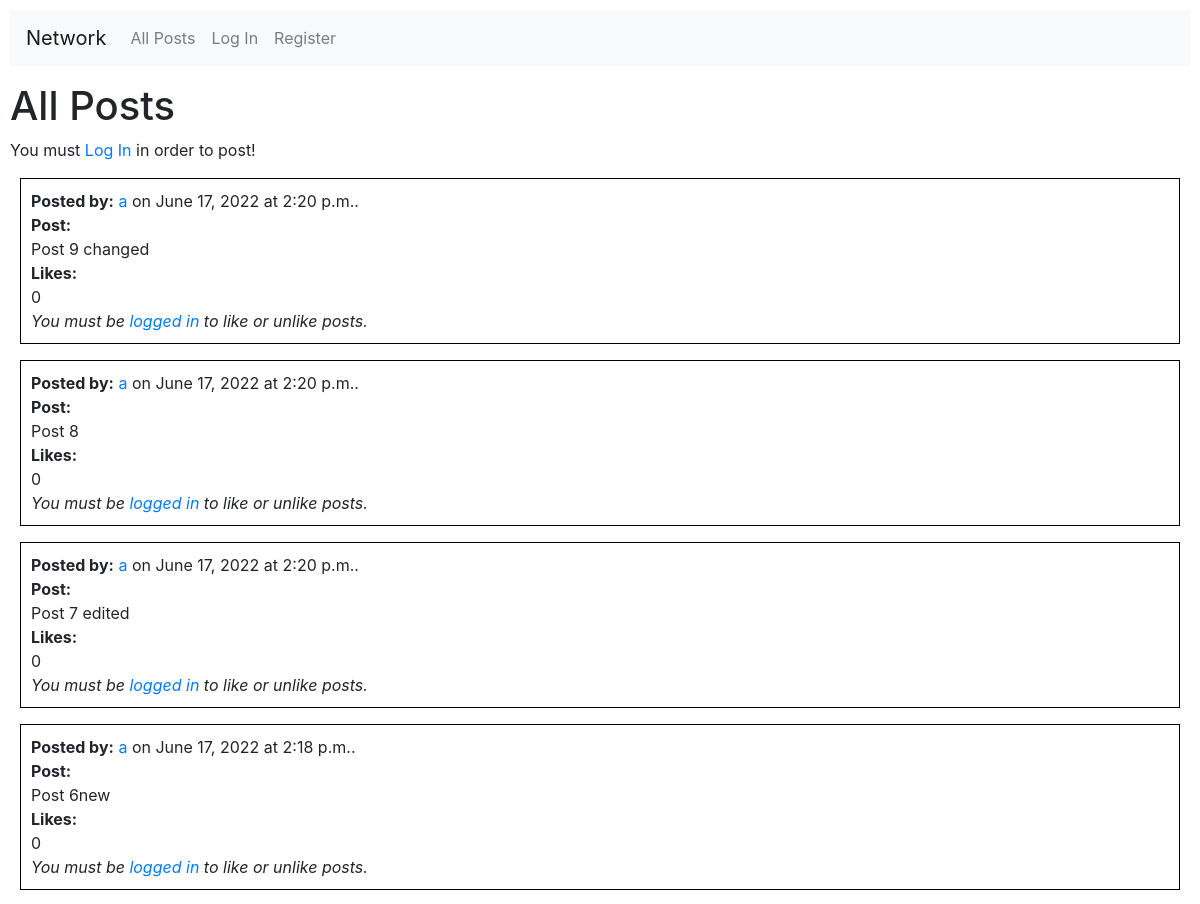
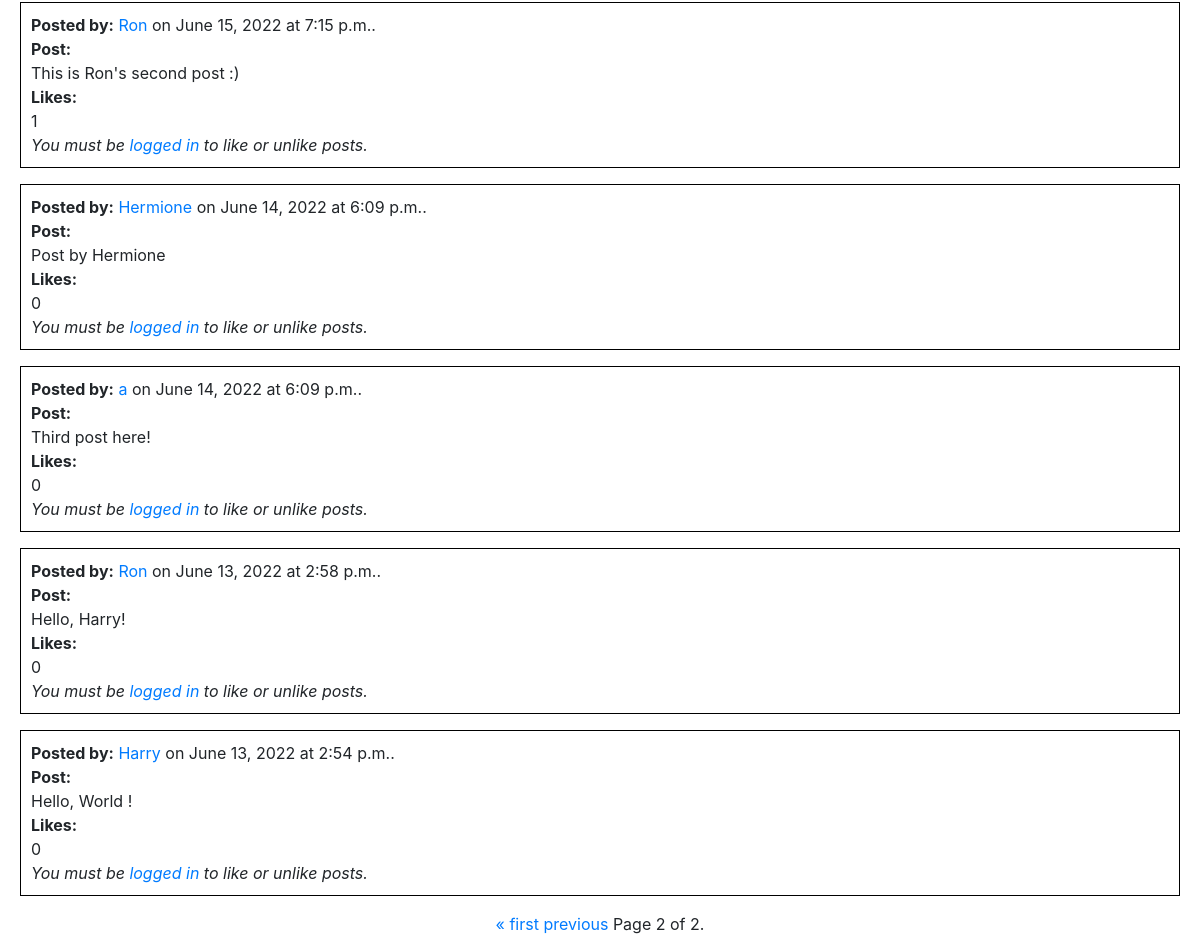
Screenshot of /?page=2 with the database file from the repository (2 pictures, top to bottom).
### network/models.py (models this page shows, shortened)
class Post(models.Model):
    userid = models.ForeignKey(User, on_delete=models.CASCADE, related_name="user")
    post = models.TextField(max_length=500)
    datetime = models.DateTimeField(default=datetime.now)
    likes = models.IntegerField(default=0)

class User(AbstractUser):
    pass

### network/views.py (the view)
# urls.py: path("", views.index, name="index"),
def index(request):
    user = request.user
    if request.method == "POST":
        posted = request.POST["posted"]
        user = request.user
        post = posted
        now = datetime.now()
        likes = 0
        newpost = Post(userid=user, post=post, datetime=now, likes=likes)
        newpost.save()
        posts = Post.objects.all().order_by('-id')
        paginator = Paginator(posts, 10) # test Paginator with 10 per page
        page_number = request.GET.get('page')
        page_obj = paginator.get_page(page_number)
        if request.user.is_authenticated:
            postslikedbyuser = Like.objects.filter(likedby=user).values_list('postid', flat=True)
        else:
            postslikedbyuser = None
        return render(request, "network/index.html", {
            "posts": posts,
            "page_obj": page_obj,
            "postslikedbyuser": postslikedbyuser
        })
    else:
        posts = Post.objects.all().order_by('-id')
        paginator = Paginator(posts, 10) # test Paginator with 10 per page
        page_number = request.GET.get('page')
        page_obj = paginator.get_page(page_number)
        if request.user.is_authenticated:
            postslikedbyuser = Like.objects.filter(likedby=user).values_list('postid', flat=True)
        else:
            postslikedbyuser = None
        return render(request, "network/index.html", {
            "posts": posts,
            "page_obj": page_obj,
            "postslikedbyuser": postslikedbyuser
        })

### network/templates/network/index.html (shortened to what this page needs)
{% extends "network/layout.html" %}
{% block body %}
    <h1>All Posts</h1>
    {% if user.is_authenticated %}
    <div class="subdiv">
        <h3>New Post</h3>
        <form action="{% url 'index' %}" method="post" >
            {% csrf_token %}
            <textarea class="form-control" name="posted" rows="3" required></textarea >
            <p></p>
            <button type="submit" class="btn btn-dark mb-2">Post</button>
        </form>
    </div>
    {% else %}
    <div>
        You must <a href="{% url 'login' %}">Log In</a> in order to post!
    </div>
    {% endif %}
    {% for post in page_obj %}
    <div id="{{post.id}}" class="subdiv">
        <b>Posted by:</b> <a href="{% url 'profile_page' post.userid.username %}">{{ post.userid.username }}</a>
        on {{ post.datetime.date }}
        at {{ post.datetime.time }}.
        <br>
        <b>Post:</b>
        <div id="post{{post.id}}">{{ post.post }}</div>
        <b>Likes:</b >
        <div id="likecount{{post.id}}">{{ post.likes }}</div>
        {% if user.is_authenticated %}
            {% if post.id in postslikedbyuser %}
                <button id="buttonlike{{post.id}}" onclick="deletelike({{post.id}})" class="buttonedit btn btn-secondary mb-2">Unlike Post</button>
            {% else %}
                <button id="buttonlike{{post.id}}" onclick="addlike({{post.id}})" class="buttonedit btn btn-primary mb-2">Like Post</button>
            {% endif %}
        {% else %}
            <i>You must be <a href="{% url 'login' %}">logged in</a> to like or unlike posts.</i>
        {% endif %}
        <br>
    </div>
    {% empty %}
        We haven't found any post, yet!
        <p></p>
    {% endfor %}
    <nav aria-label="Page navigation example">
        <div class="pagination justify-content-center pagination-lg">
            <span class="step-links">
                {% if page_obj.has_previous %}
                    <a href="?page=1">&laquo; first</a>
                    <a href="?page={{ page_obj.previous_page_number }}">previous</a>
                {% endif %}
                <span class="current">
                    Page {{ page_obj.number }} of {{ page_obj.paginator.num_pages }}.
                </span>
            </span>
        </div>
    </nav>
{% endblock %}

### network/static/network/styles.css (style rules this page uses)
body { padding: 10px; }
.subdiv { border: black; border-width: 1px; border-style: solid; margin: 10px; padding: 10px; }

### rows the page displays
Post: userid.username "a", datetime "June 17, 2022", datetime.time "2:20 p.m.", post "Post 9 changed", likes "0"
Post: userid.username "a", datetime "June 17, 2022", datetime.time "2:20 p.m.", post "Post 8", likes "0"
Post: userid.username "a", datetime "June 17, 2022", datetime.time "2:20 p.m.", post "Post 7 edited", likes "0"
Post: userid.username "a", datetime "June 17, 2022", datetime.time "2:18 p.m.", post "Post 6new", likes "0"
Post: userid.username "Ron", datetime "June 15, 2022", datetime.time "7:15 p.m.", post "This is Ron's second post :)", likes "1"
Post: userid.username "Hermione", datetime "June 14, 2022", datetime.time "6:09 p.m.", post "Post by Hermione", likes "0"
Post: userid.username "a", datetime "June 14, 2022", datetime.time "6:09 p.m.", post "Third post here!", likes "0"
Post: userid.username "Ron", datetime "June 13, 2022", datetime.time "2:58 p.m.", post "Hello, Harry!", likes "0"
Post: userid.username "Harry", datetime "June 13, 2022", datetime.time "2:54 p.m.", post "Hello, World !", likes "0"

### other values shown
{{ page_obj.number }} "2"
{{ page_obj.paginator.num_pages }} "2"
